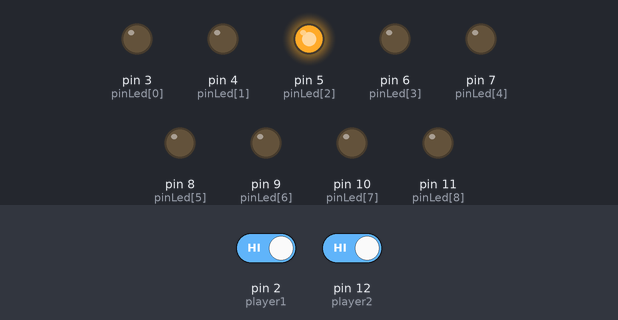
Bench run of a sketch on a simulated Arduino Uno, built with avr-gcc and run on an emulated ATmega328P. Shown: output pins drawn as LEDs (lit = HIGH). Dashed ring = blinking. Inputs (shaded band) come from the test bench; at power-on: pin 2 (player1) HIGH, pin 12 (player2) HIGH. Random numbers use the default seed unless the sketch sets one; what the sketch prints to the serial monitor is not drawn.

Above: at 1.2 s.
1.3 s: pin 2 (player1) driven LOW and pin 12 (player2) driven LOW
At 3.35 s:
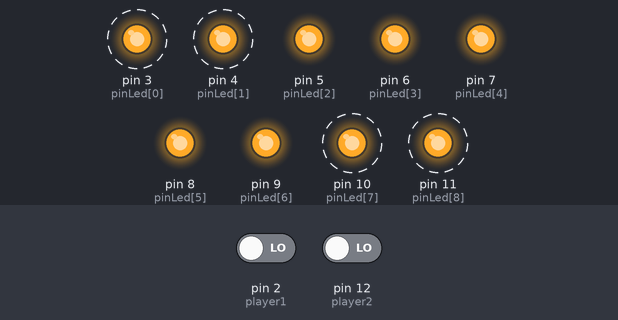
4.3 s: pin 2 (player1) driven HIGH
7.3 s: pin 12 (player2) driven HIGH
At 7.8 s:
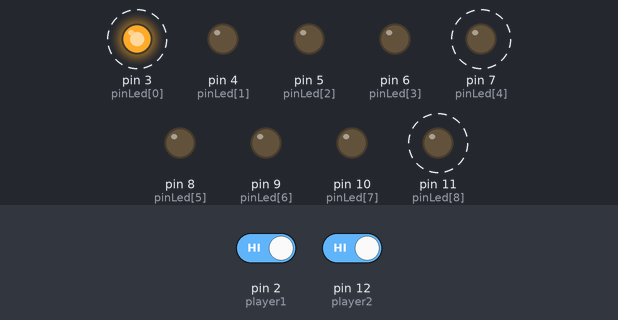
10.3 s: pin 12 (player2) driven LOW
13.3 s: pin 2 (player1) driven LOW
At 16.3 s:
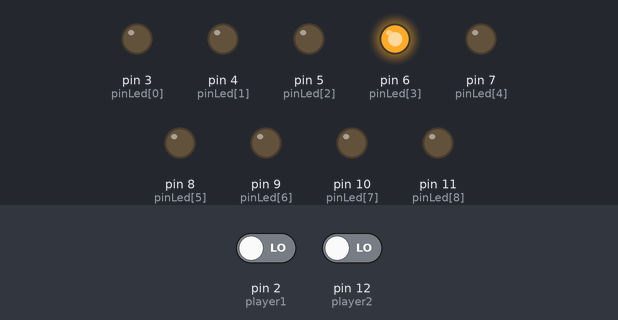
Timing chart, 0 to 17.3 s (numbered marks = the images above; inputs shaded):
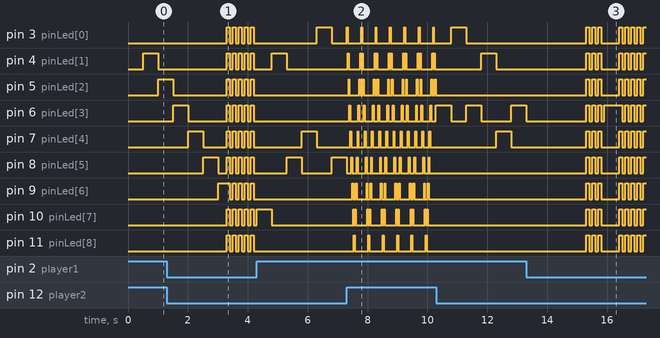

Measured:
- after the input at 1.3 s, pin 3 (pinLed[0]), pin 4 (pinLed[1]): alternates HIGH for 0.10 s and LOW for 0.10 s, starting after 2.0 s
- after the input at 7.3 s, pin 5 (pinLed[2]): LOW → HIGH after 0.07 s, then repeats every 0.48 s: LOW 0.33 s, HIGH 0.03 s, LOW 0.09 s, HIGH 0.03 s; pin 9 (pinLed[6]): LOW → HIGH after 0.19 s, then repeats every 0.48 s: LOW 0.09 s, HIGH 0.03 s, LOW 0.33 s, HIGH 0.03 s
- after the input at 13.3 s, pin 3 (pinLed[0]), pin 8 (pinLed[5]), pin 9 (pinLed[6]), pin 10 (pinLed[7]), pin 11 (pinLed[8]): LOW → HIGH after 2.0 s, → LOW 0.10 s later, → HIGH 0.10 s later, → LOW 0.10 s later, … (15 changes in this stretch)
- by itself, pin 5 (pinLed[2]): repeats every 0.20 s: HIGH 0.10 s, LOW 0.10 s
- by itself, pin 8 (pinLed[5]): repeats every 0.48 s: HIGH 0.03 s, LOW 0.15 s, HIGH 0.03 s, LOW 0.27 s
- by itself, pin 9 (pinLed[6]): repeats every 0.20 s: LOW 0.10 s, HIGH 0.10 s

The sketch:

Cyclone2Pv2.ino
```cpp
/*
 * Dibuat oleh Mochamad Farras Fauzan
 * Terinspirasi oleh Jabrils di Youtube
 *  [CARA MAIN]
 *  1. Untuk memulai TEKAN dua tombol secara BERSAMAAN selama 2-3 detik dan lepas jika terlihat semua LED berkedip secara cepat
 *  2. Kalian sudah memasuki mode gamePlay. untuk mendapatkan score permainan ini, player1 harus menekan tombol saat led hijau menyala di ujung mereka, sama juga untuk player2.
 *  3. jika score sudah sampai 5 pada salah satu player, maka permainan selesai.
 *  4. untuk keluar dari mode gamePlay, tekan dua tombol secara BERSAMAAN selama 1-2 detik dan lepas jika terlihat semua LED berkedip secara cepat
 *
 *  tambahan:
 *  kalian juga bisa mengatur kecepatan jalannya led dengan mengubah variabel interval.
 *
 */
int pinLed[] = {3,4,5,6,7,8,9,10,11};
int counter=0;
int player1=2;
int player2=12;
int ledState=1;
int score1=0;
int score2=0;
int mainCounter=0;

boolean gamePlay=false;
boolean aman=false;
boolean naik=true;
boolean animasiMainMenu=true;
boolean resetMillis=true;
boolean resetMillisPlay=true;
boolean runningPlay=true;
const long interval = 30; //dalam millidetik
const long intervalMainMenu = 500; //dalam millidetik
const long intervalToPlay=2000; //dalam millidetik
const long intervalToQuit=2000; //dalam millidetik
unsigned long previousMillisMainMenu=0;
unsigned long previousMillis=0;
unsigned long previousMillisPlay=0;
unsigned long previousMillisQuit=0;


void setup() {
  // put your setup code here, to run once:
  for (int i=0; i<9;i++){
    pinMode(pinLed[i],OUTPUT);
  }
  pinMode(player1, INPUT_PULLUP);
  pinMode(player2, INPUT_PULLUP);
  Serial.begin(9600);
}

void loop() {
  // put your main code here, to run repeatedly:
  //Serial.println(gamePlay);
  if(gamePlay){
    play();
  }else{
    mainMenu();
  }
}

void mainMenu(){
  int val1=digitalRead(player1);
  int val2=digitalRead(player2);
  unsigned long currentMillis = millis();

  Serial.println(animasiMainMenu);
  if(counter==8){
    naik=false;
  }else if(counter==0){
    naik=true;
  }
  if(animasiMainMenu){
    if(currentMillis-previousMillisMainMenu >= intervalMainMenu){
      previousMillisMainMenu=currentMillis;
      digitalWrite(pinLed[counter],LOW);
      if(naik){
        counter++;
      }else{
        counter--;
      }
      digitalWrite(pinLed[counter],HIGH);
    }
  }
  if(resetMillis){
    previousMillisPlay=currentMillis;
  }
  if(val1==0&&val2==0){
    // Untuk ke Gameplay
    resetMillis=false;
    if(currentMillis-previousMillisPlay>=intervalToPlay){
      previousMillisPlay=currentMillis;
      animasiMainMenu=false;
      for(int i=0;i<5;i++){
        for(int i=0;i<9;i++){
          digitalWrite(pinLed[i],HIGH);
        }
        delay(100);
        for(int i=0;i<9;i++){
          digitalWrite(pinLed[i],LOW);
        }
        delay(100);
      }
      gamePlay=true;
    }
  }else{
    resetMillis=true;
  }
}

void play(){
  unsigned long currentMillis = millis();
  int val1=digitalRead(player1);
  int val2=digitalRead(player2);

  /*
  Serial.print(score1);
  Serial.print("vs");
  Serial.print(score2);
  Serial.print("---");
  Serial.print(val1);
  Serial.print("---");
  Serial.print(val2);
  Serial.println(naik);
  */

  if (resetMillisPlay){
    previousMillisQuit=currentMillis;
  }
  if(val1==0&&val2==0){
    resetMillisPlay=false;
    aman=false;
    runningPlay=false;
    // Untuk ke MainMenu
    if(currentMillis-previousMillisQuit>=intervalToQuit){
      previousMillisQuit=currentMillis;
      gamePlay=false;
      animasiMainMenu=true;
      resetMillisPlay=true;
      digitalWrite(pinLed[counter],LOW);
      for(int i=0;i<3;i++){
        for(int i=0;i<9;i++){
          digitalWrite(pinLed[i],HIGH);
        }
        delay(100);
        for(int i=0;i<9;i++){
          digitalWrite(pinLed[i],LOW);
        }
        delay(100);
      }
      runningPlay=true;
      resetMillisPlay=true;
    }
  }else{
    runningPlay=true;
    resetMillisPlay=true;
  }

  if(counter==8){
    naik=false;
  }else if(counter==0){
    naik=true;
  }


  if(counter!=8&&counter!=0){
    if(val1==1&&val2==1){
      aman=true;
    }else{
      aman=false;
    }
  }

  if(runningPlay){
    if(currentMillis - previousMillis >= interval){
      previousMillis = currentMillis;
      digitalWrite(pinLed[counter],LOW);
      if(naik){
        counter++;
      }else{
        counter--;
      }
      digitalWrite(pinLed[counter],HIGH);
    }
    if(counter==0&&aman==1){
      if(val2==0){
        score1++;
        aman=false;
        for(int i=0;i<score1;i++){
          digitalWrite(pinLed[counter],HIGH);
          delay(300);
          digitalWrite(pinLed[counter],LOW);
          delay(300);
        }
        counter=random(1,7);
        naik=random(0,1);
      }
    }else if (counter==8&&aman==1){
      if(val1==0){
        score2++;
        aman=false;
        for(int i=0;i<score2;i++){
            digitalWrite(pinLed[counter],HIGH);
            delay(300);
            digitalWrite(pinLed[counter],LOW);
            delay(300);
        }
        counter=random(1,7);
        naik=random(0,1);
      }
    }else if(aman==0&&(val1==0||val2==0)){
      /*
       * Versi Lain jika tidak tepat sasaran
      for(int i=0;i<5;i++){
        for (int i=0; i<9;i++){
          digitalWrite(pinLed[i],HIGH);
        }
        delay(100);
        for (int i=0; i<9;i++){
          digitalWrite(pinLed[i],LOW);
        }
        delay(100);
      }
      */
      //yang bawah versi Jabrils
      digitalWrite(pinLed[counter],HIGH);
      delay(500);
      digitalWrite(pinLed[counter],LOW);
      counter=random(1,7);
      naik=random(0,1);
    }
  }


  // JIKA MENANG
  if(score1==5){
    for(int i=0;i<3;i++){
      for (int i=8;i>=0;i--){
          digitalWrite(pinLed[i],HIGH);
          delay(50);
      }
      delay(50);
      for (int i=8;i>=0;i--){
          digitalWrite(pinLed[i],LOW);
      }
    }
    score1=0;
    score2=0;
    gamePlay=false;
    animasiMainMenu=true;
  }else if(score2==5){
    for(int i=0;i<3;i++){
      for (int i=0;i<9;i++){
          digitalWrite(pinLed[i],HIGH);
          delay(50);
      }
      delay(50);
      for (int i=0;i<9;i++){
          digitalWrite(pinLed[i],LOW);
      }
    }
    score1=0;
    score2=0;
    gamePlay=false;
    animasiMainMenu=true;
  }
}
```
